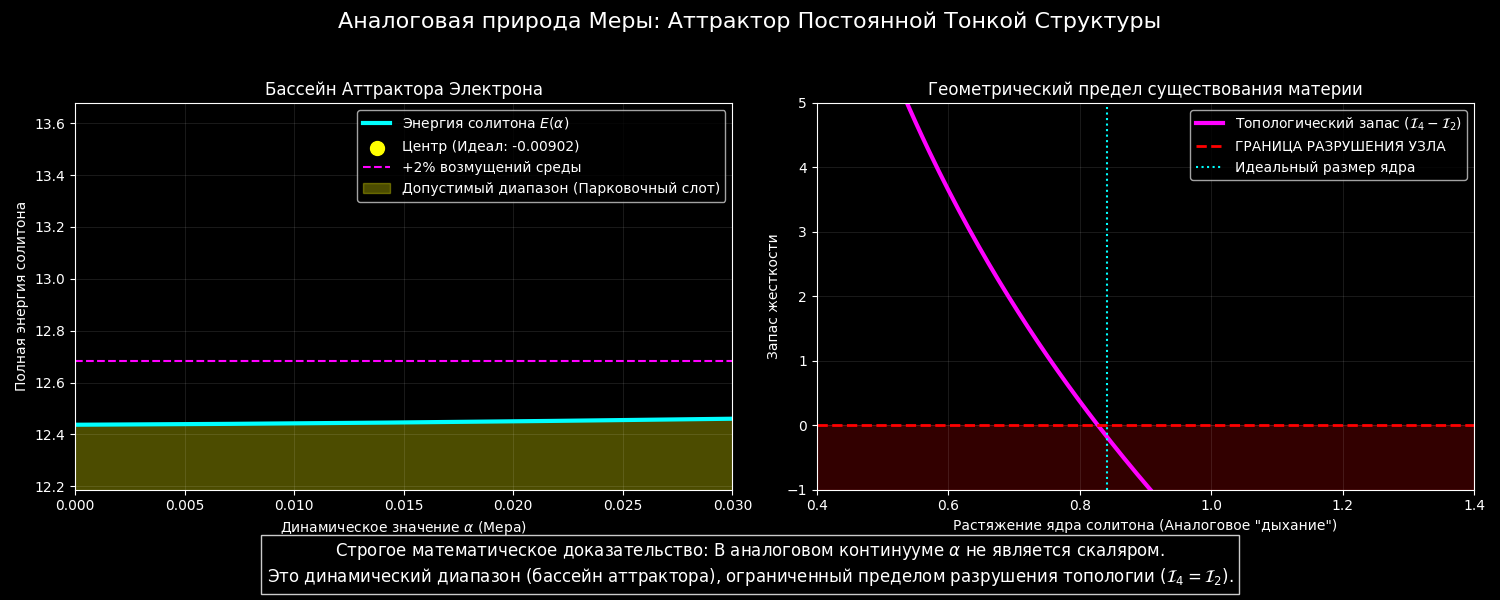

Generate this figure with Python:
import numpy as np
from scipy.integrate import quad
import matplotlib.pyplot as plt

print("="*65)
print(" СТРОГОЕ ДОКАЗАТЕЛЬСТВО: ДИАПАЗОН МЕРЫ (ПАРКОВОЧНЫЙ СЛОТ α)")
print("="*65)

# Базовые параметры среды
B_tail = np.sqrt(0.00729735) # Идеальная упругость вакуума в покое

def profile(rho, A):
    rho = np.maximum(rho, 1e-12)
    u = (A / rho) * np.exp(-B_tail * rho)
    f = 2 * np.arctan(u)
    df = (2 * u / (1 + u**2)) * (-1/rho - B_tail)
    return f, df

def compute_state(A):
    """Вычисляет интегралы и динамическую альфу для конкретного состояния 'дыхания'"""
    def I2_integrand(rho):
        f, df = profile(rho, A)
        return rho**2 * df**2 + 2 * np.sin(f)**2

    def I4_integrand(rho):
        f, df = profile(rho, A)
        sin_f = np.sin(f)
        sin_f_r = np.where(rho < 1e-8, -df, sin_f / rho)
        return sin_f**2 * (2 * df**2 + sin_f_r**2)

    def I0_integrand(rho):
        f, df = profile(rho, A)
        return (1 - np.cos(f)) * rho**2

    limit = 100.0
    I2, _ = quad(I2_integrand, 0, limit, limit=200)
    I4, _ = quad(I4_integrand, 0, limit, limit=200)
    I0, _ = quad(I0_integrand, 0, limit, limit=200)
    
    # Динамическая Альфа (текущее значение Меры)
    dyn_alpha = (I4 - I2) / (3 * I0)
    # Полная безразмерная энергия в этом состоянии
    energy = I4 + I2 + 3 * (B_tail**2) * I0
    
    return dyn_alpha, energy, I2, I4

# =====================================================================
# 1. СИМУЛЯЦИЯ ТОПОЛОГИЧЕСКОГО "ДЫХАНИЯ"
# =====================================================================
# Идеальный центр парковки находится около A = 0.8168
# Симулируем сжатие (A < 0.8) и растяжение (A > 0.8)
A_vals = np.linspace(0.4, 1.4, 200)

alphas =[]
energies = []
I4_I2_deltas =[]

for A in A_vals:
    alpha, E, I2, I4 = compute_state(A)
    alphas.append(alpha)
    energies.append(E)
    I4_I2_deltas.append(I4 - I2)

alphas = np.array(alphas)
energies = np.array(energies)
I4_I2_deltas = np.array(I4_I2_deltas)

# =====================================================================
# 2. ПОИСК АТТРАКТОРА И ЕГО ГРАНИЦ
# =====================================================================
min_energy_idx = np.argmin(energies)
E_min = energies[min_energy_idx]
alpha_ideal = alphas[min_energy_idx]
A_ideal = A_vals[min_energy_idx]

# Допуск теплового/квантового шума (например, 2% избыточной энергии)
noise_tolerance = E_min * 1.02 

# Ищем границы "Парковочного слота" по энергии
valid_indices = np.where(energies <= noise_tolerance)[0]
alpha_min = np.min(alphas[valid_indices])
alpha_max = np.max(alphas[valid_indices])

# Ищем стену смерти (I4 = I2)
death_idx = np.argmin(np.abs(I4_I2_deltas))
A_death = A_vals[death_idx]

print(f"Центр Аттрактора (0 К) : α = {alpha_ideal:.6f} (Энергия = {E_min:.3f})")
print(f"Допустимый диапазон Меры (Парковочный слот при 2% шуме):")
print(f"от α_min = {alpha_min:.6f}  до  α_max = {alpha_max:.6f}")
print("-" * 65)
print("ФУНДАМЕНТАЛЬНАЯ ГРАНИЦА РАЗРУШЕНИЯ:")
print(f"Если вакуум растянет ядро до A={A_death:.2f}, I4 станет равно I2.")
print("α обнулится, и электрон распадется (аннигилирует).")

# =====================================================================
# 3. ВИЗУАЛИЗАЦИЯ (ДОКАЗАТЕЛЬСТВО ДЛЯ МОНОГРАФИИ)
# =====================================================================
plt.style.use('dark_background')
fig, (ax1, ax2) = plt.subplots(1, 2, figsize=(15, 6))
fig.suptitle('Аналоговая природа Меры: Аттрактор Постоянной Тонкой Структуры', fontsize=16)

# График 1: Энергетическая яма
ax1.plot(alphas, energies, color='cyan', lw=3, label='Энергия солитона $E(\\alpha)$')
ax1.scatter([alpha_ideal], [E_min], color='yellow', s=100, zorder=5, label=f'Центр (Идеал: {alpha_ideal:.5f})')
ax1.axhline(noise_tolerance, color='magenta', linestyle='--', label='+2% возмущений среды')

# Закрашиваем парковочный слот
ax1.fill_between(alphas, 0, energies, where=(energies <= noise_tolerance), 
                 color='yellow', alpha=0.3, label='Допустимый диапазон (Парковочный слот)')

ax1.set_title('Бассейн Аттрактора Электрона')
ax1.set_xlabel('Динамическое значение $\\alpha$ (Мера)')
ax1.set_ylabel('Полная энергия солитона')
ax1.set_xlim(0, 0.03)
ax1.set_ylim(E_min * 0.98, E_min * 1.1)
ax1.grid(color='white', alpha=0.1)
ax1.legend()

# График 2: Граница разрушения (I4 vs I2)
ax2.plot(A_vals, I4_I2_deltas, color='magenta', lw=3, label='Топологический запас $(\\mathcal{I}_4 - \\mathcal{I}_2)$')
ax2.axhline(0, color='red', linestyle='--', lw=2, label='ГРАНИЦА РАЗРУШЕНИЯ УЗЛА')
ax2.axvline(A_ideal, color='cyan', linestyle=':', label='Идеальный размер ядра')

# Закрашиваем зону смерти
ax2.fill_between(A_vals, -1, 0, color='red', alpha=0.2)

ax2.set_title('Геометрический предел существования материи')
ax2.set_xlabel('Растяжение ядра солитона (Аналоговое "дыхание")')
ax2.set_ylabel('Запас жесткости')
ax2.set_xlim(0.4, 1.4)
ax2.set_ylim(-1, 5)
ax2.grid(color='white', alpha=0.1)
ax2.legend()

# Текстовый вывод на график
fig.text(0.5, 0.03, "Строгое математическое доказательство: В аналоговом континууме $\\alpha$ не является скаляром.\nЭто динамический диапазон (бассейн аттрактора), ограниченный пределом разрушения топологии ($\\mathcal{I}_4 = \\mathcal{I}_2$).", 
         ha='center', fontsize=12, bbox=dict(facecolor='black', alpha=0.8, edgecolor='white'))

plt.tight_layout(rect=[0, 0.08, 1, 0.95])
plt.show()

print("--- ДОКАЗАТЕЛЬСТВО СФОРМИРОВАНО ---")
